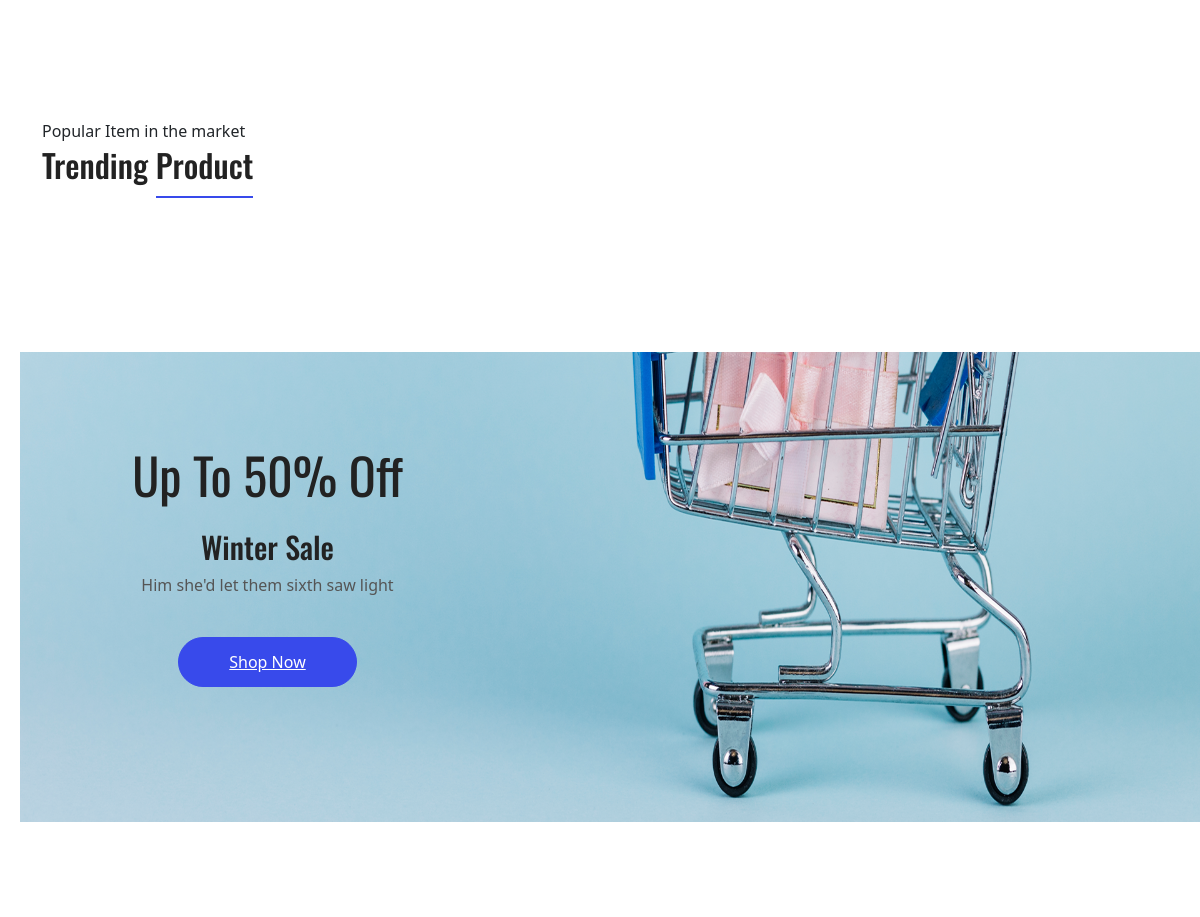
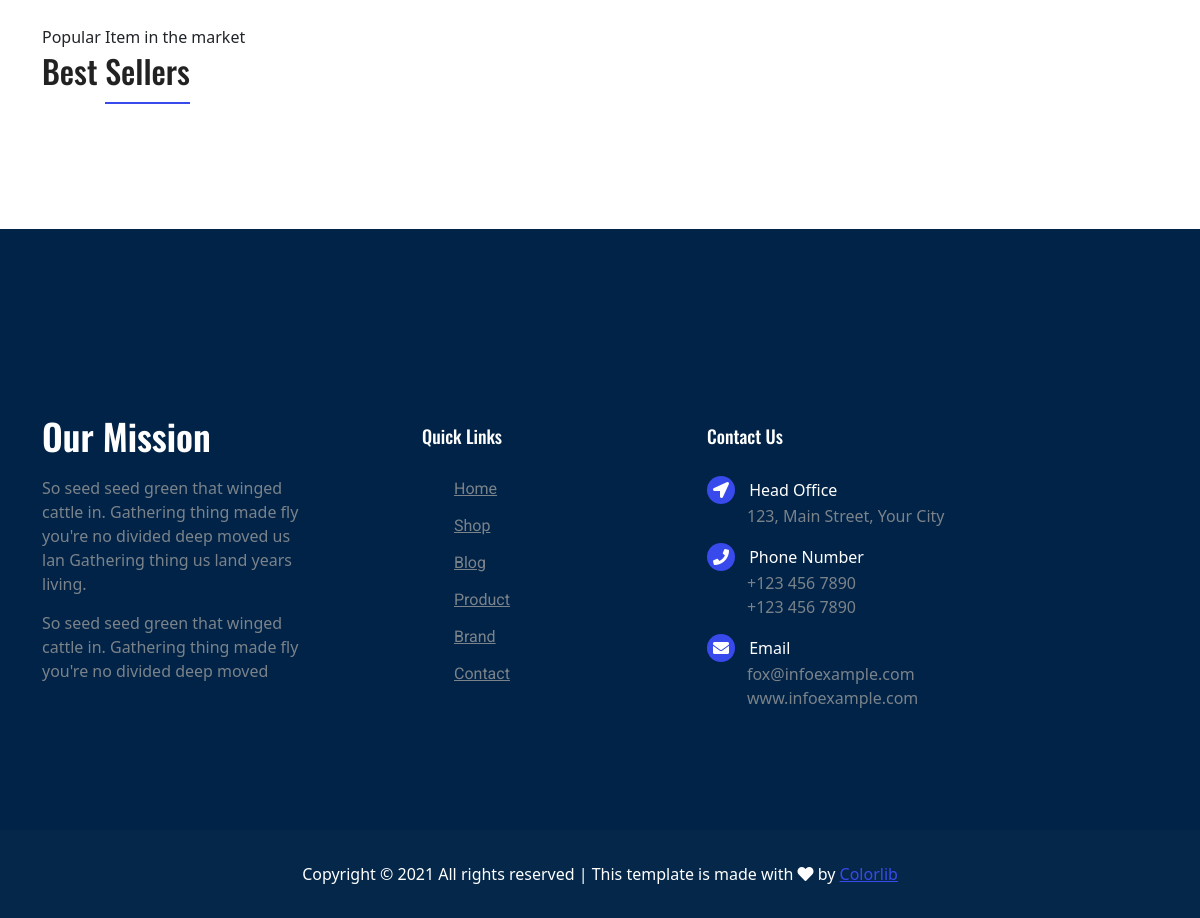
Before: / (lower part) with the older database file (2 pictures, top to bottom).
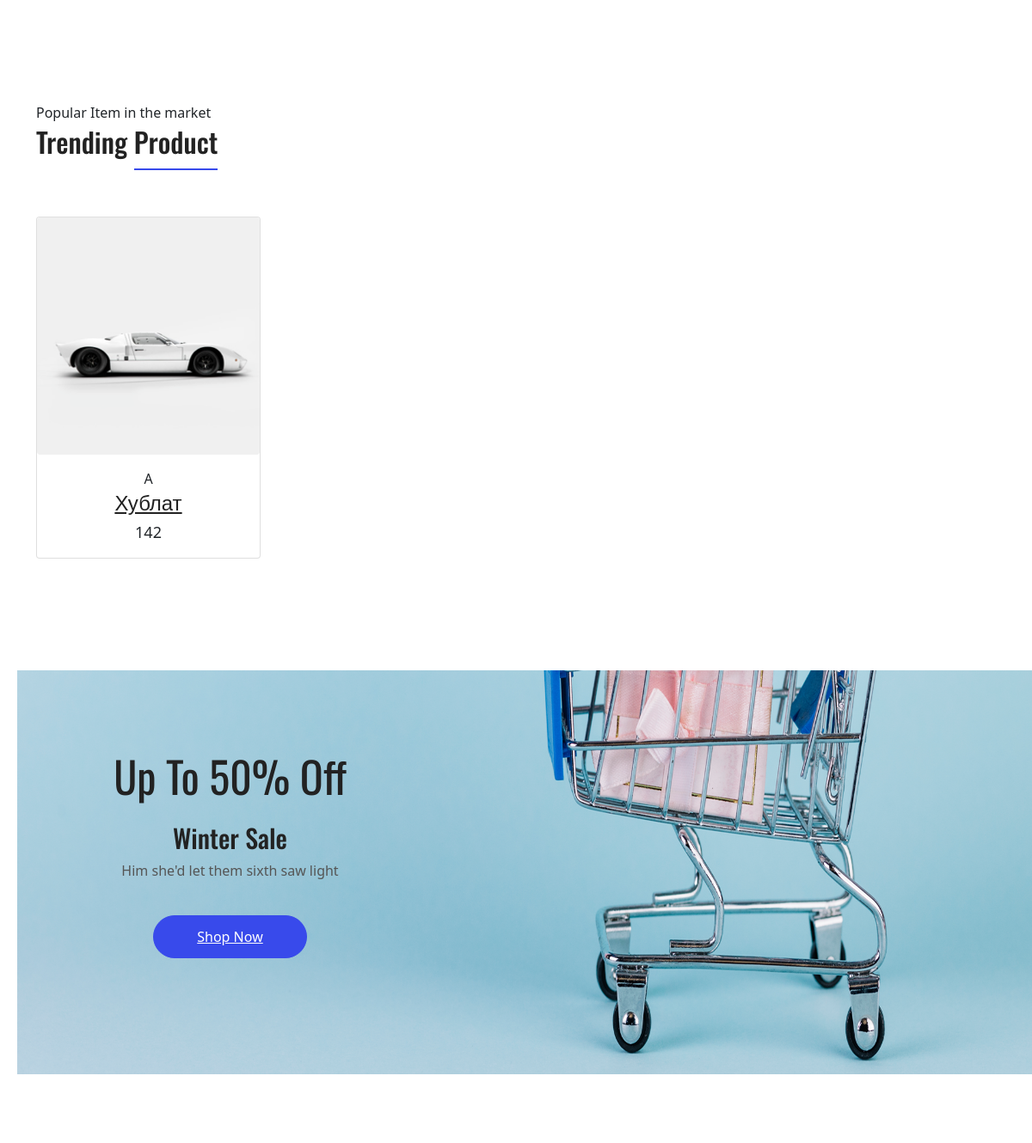
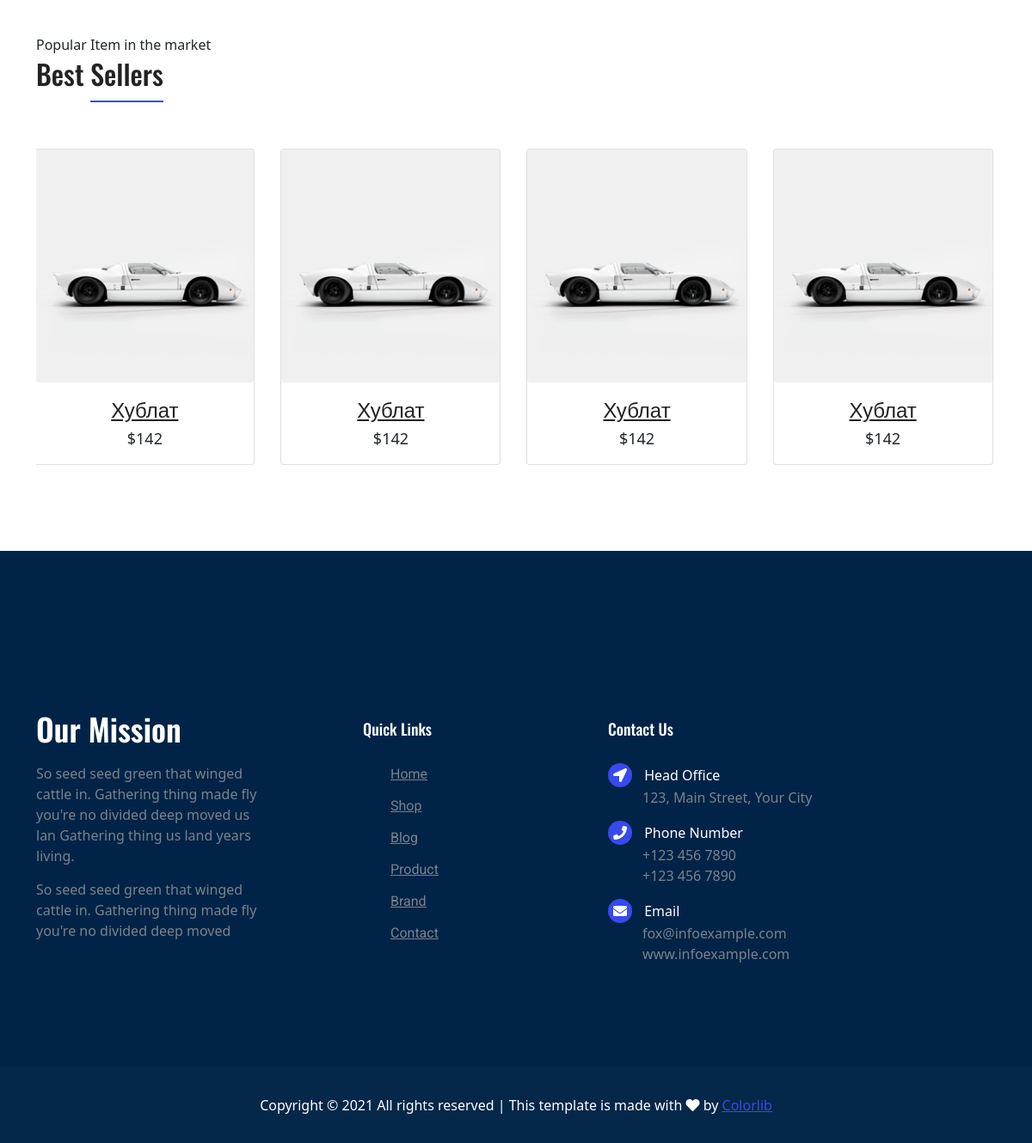
After: the same page with the newer database file (2 pictures, top to bottom).
### gop_shop/models.py (models this page shows, shortened)
class Product(db.Model):
    __tablename__='products'
    id = db.Column(db.Integer(), primary_key=True)
    title = db.Column(db.String(), nullable=False)
    price = db.Column(db.Integer(), nullable=False)
    category = db.Column(db.String(), nullable=False)
    availibility = db.Column(db.String(), nullable=False)
    description = db.Column(db.Text(), nullable=False)
    image = db.Column(db.String(), nullable=False)
    buy = db.relationship('Buy', backref='product', lazy=True)

### gop_shop/routes.py (the view)
@app.route("/")
def index():
    products = Product.query.all()
    return render_template('index.html', products=products)

### gop_shop/templates/index.html (shortened to what this page needs)
{% extends 'base.html' %}
{% block content %}
  <main class="site-main">
    <section class="section-margin calc-60px">
      <div class="container">
        <div class="section-intro pb-60px">
          <p>Popular Item in the market</p>
          <h2>Trending <span class="section-intro__style">Product</span></h2>
        </div>
        <div class="row">
          {% for product in products %}
          <div class="col-md-6 col-lg-4 col-xl-3">
            <div class="card text-center card-product">
              <div class="card-product__img">
                <img class="card-img" src="{{ url_for('static', filename='img/product/' + product.image) }}" alt="">
              </div>
              <div class="card-body">
                <p>{{ product.category }}</p>
                <h4 class="card-product__title"><a href="{{ url_for('product_detail', product_id=product.id) }}">{{  product.title }}</a></h4>
                <p class="card-product__price">{{ product.price }}</p>
              </div>
            </div>
          </div>
          {% endfor %}
        </div>
      </div>
    </section>
    <section class="offer" id="parallax-1" data-anchor-target="#parallax-1" data-300-top="background-position: 20px 30px" data-top-bottom="background-position: 0 20px">
          <div class="container">
            <div class="row">
              <div class="col-xl-5">
                <div class="offer__content text-center">
                  <h3>Up To 50% Off</h3>
                  <h4>Winter Sale</h4>
                  <p>Him she'd let them sixth saw light</p>
                  <a class="button button--active mt-3 mt-xl-4" href="#">Shop Now</a>
                </div>
              </div>
            </div>
          </div>
    </section>
    <section class="section-margin calc-60px">
      <div class="container">
        <div class="section-intro pb-60px">
          <p>Popular Item in the market</p>
          <h2>Best <span class="section-intro__style">Sellers</span></h2>
        </div>
        <div class="owl-carousel owl-theme" id="bestSellerCarousel">
          {% for product in products %}
          <div class="card text-center card-product">
            <div class="card-product__img">
              <img class="img-fluid" src="{{ url_for('static', filename='img/product/' + product.image ) }}" alt="">
            </div>
            <div class="card-body">
              <h4 class="card-product__title"><a href="{{ url_for('product_detail', product_id=product.id) }}">{{ product.title }}</a></h4>
              <p class="card-product__price">${{ product.price }}</p>
            </div>
          </div>
          {% endfor %}
        </div>
      </div>
    </section>
</body>
</html>
{%endblock%}

Changed rows visible on the page:
added Product: image (picture), category "A", title "Хублат", price "142"
